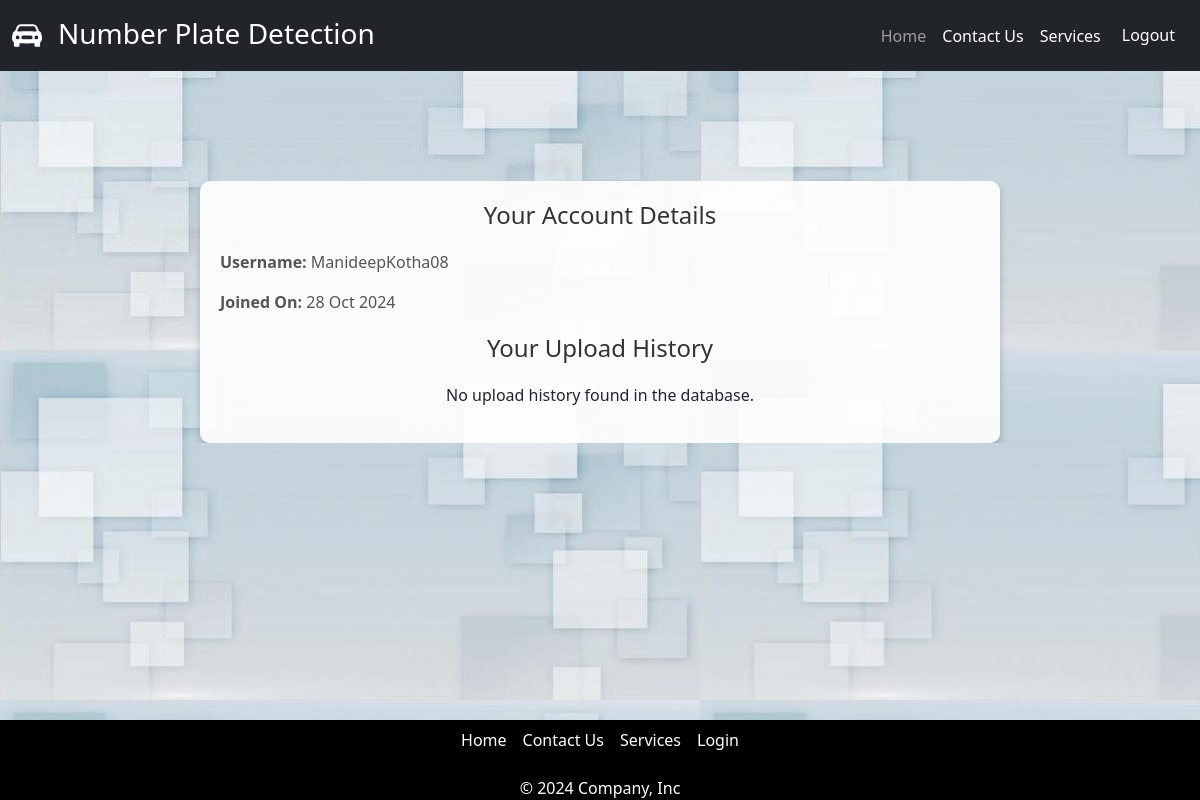
The page /user-details/ (signed in) on the database as committed earlier.
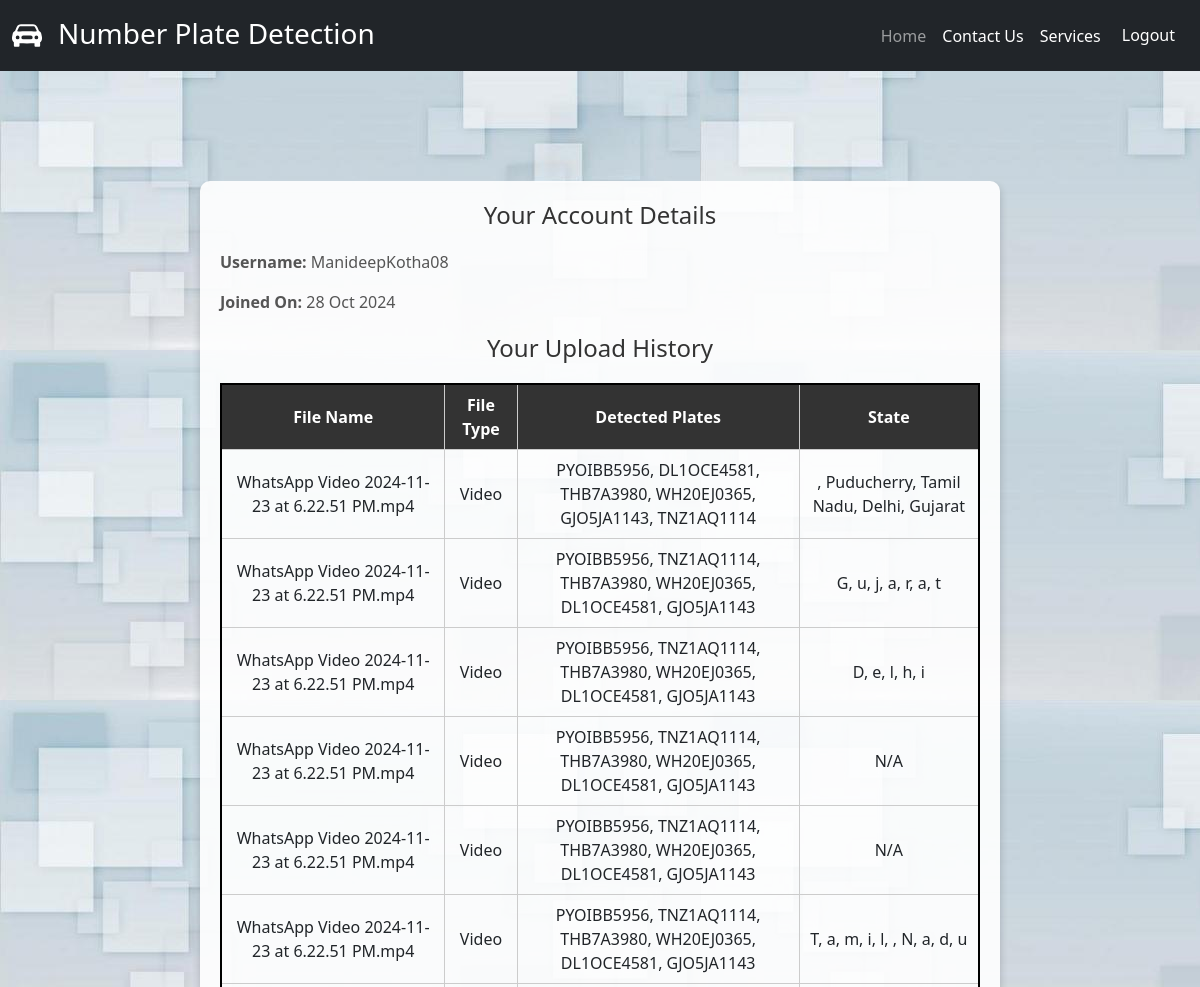
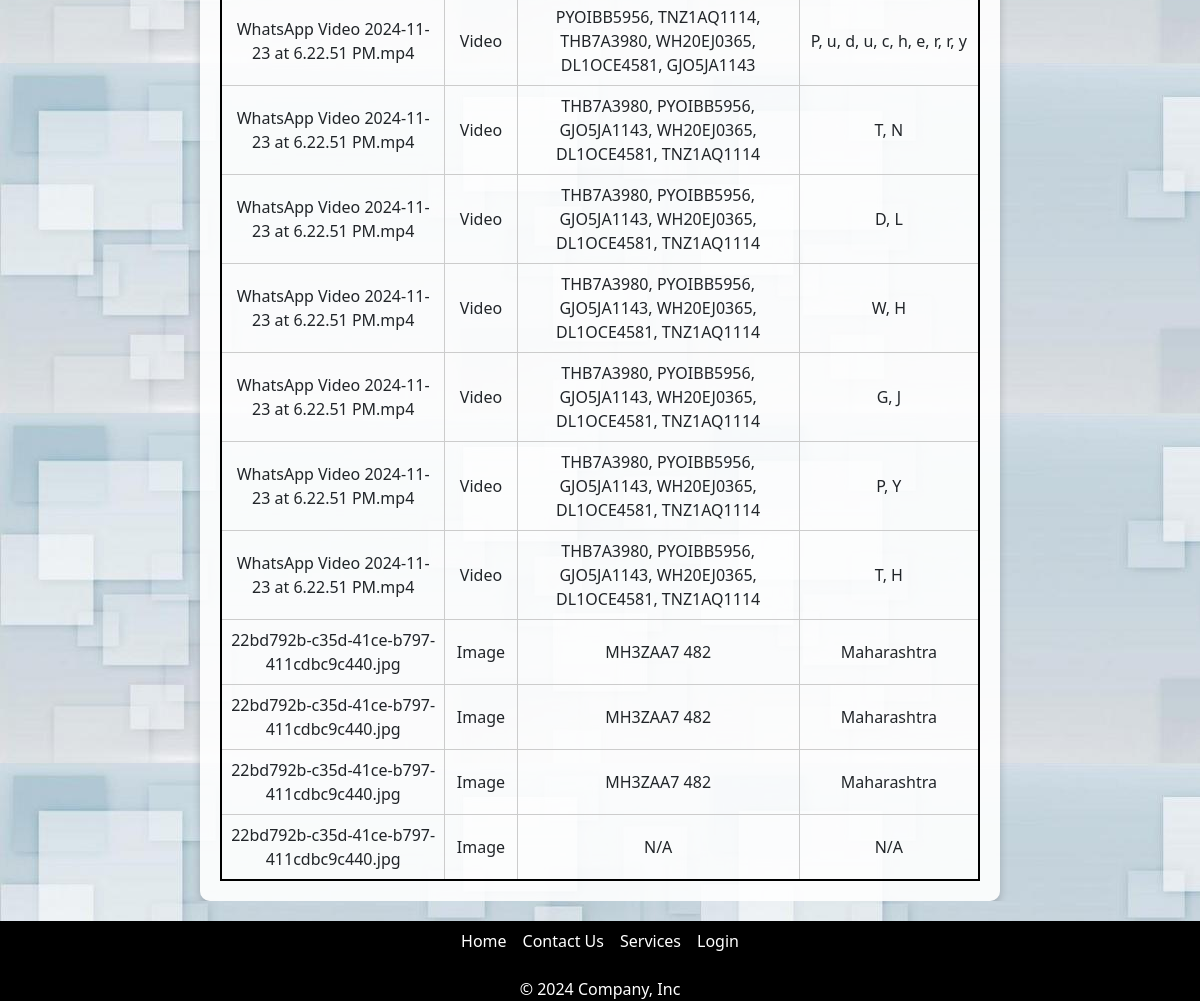
The same page on the database as committed later (2 pictures, top to bottom).
### detection/models.py (models this page shows, shortened)
class UploadHistory(models.Model):
    user = models.ForeignKey(User, on_delete=models.CASCADE)
    file_name = models.CharField(max_length=255)
    file_type = models.CharField(max_length=50)
    upload_date = models.DateTimeField(auto_now_add=True)
    detected_plate_numbers = models.TextField()  # Add this if not present
    detected_states = models.TextField()        # For state info (optional)

### detection/views.py (the view)
# urls.py: path('user-details/',views.account_details_view,name='account_details')
def account_details_view(request):
    if not request.user.is_authenticated:
        messages.error(request, "You need to log in to upload images.")
        return redirect('login')
    user = request.user
    upload_history = UploadHistory.objects.filter(user=user).order_by('-upload_date')
    return render(request, 'detection/user_details.html', {
        'user': user,
        'upload_history': upload_history
    })

### detection/templates/detection/user_details.html (shortened to what this page needs)
{% extends 'base.html' %} {%load static%} {% block content %} {% load tz %}
<div class="upload-container">
  <div class="upload-box">
    <h1>Your Account Details</h1>
    <div class="user-details">
      <p><strong>Username:</strong> {{ user.username }}</p>
      <p><strong>Joined On:</strong> {{ user.date_joined|date:"d M Y" }}</p>
    </div>
    <h2>Your Upload History</h2>
    {% if upload_history %} {% load tz %}
    <table>
      <thead>
        <tr>
          <th>File Name</th>
          <th>File Type</th>
          <th>Detected Plates</th>
          <th>State</th>
        </tr>
      </thead>
      <tbody>
        {% for upload in upload_history %}
        <tr>
          <td>{{ upload.file_name }}</td>
          <td>{{ upload.file_type }}</td>
          <td>{{ upload.detected_plate_numbers|default:"N/A" }}</td>
          <td>{{ upload.detected_states|default:"N/A" }}</td>
        </tr>
        {% empty %}
        <tr>
          <td colspan="5">No search history available.</td>
        </tr>
        {% endfor %}
      </tbody>
    </table>
    {% else %}
    <p>No upload history found in the database.</p>
    {% endif %}
  </div>
</div>
{% endblock %}

### detection/templates/base.html (shortened to what this page needs)
{% load static %}
<!DOCTYPE html>
<html lang="en">
  <head>
    {% load bootstrap5 %} {% bootstrap_css %} {% bootstrap_javascript %}
  </head>
  <body>
    <nav class="navbar navbar-expand-lg bg-dark navbar-dark">
      <div class="container-fluid">
        <a class="navbar-brand" href="http://127.0.0.1:8000">
        </a>
        <h3 class="Plate">Number Plate Detection</h3>
        <div class="collapse navbar-collapse" id="navbarNav">
          <ul class="navbar-nav ms-auto">
            <li class="nav-item">
              <a
                class="nav-link"
                aria-current="page"
                href="http://127.0.0.1:8000"
              >
                Home
              </a>
            </li>
            <li class="nav-item">
              <a class="nav-link active" href="http://127.0.0.1:8000/contactme/"
                >Contact Us</a
              >
            </li>
            <li class="nav-item">
              <a class="nav-link active" href="http://127.0.0.1:8000/services/"
                >Services</a
              >
            </li>
            <li class="nav-item">
              {% if user.is_authenticated %}
              <a href="{% url 'logout' %}" class="btn logout-btn">Logout</a>
              {% else %}
              <a href="{% url 'login' %}" class="btn login-btn">Login</a>
              {% endif %}
            </li>
          </ul>
        </div>
      </div>
    </nav>
    <main class="main-content">
      {% block content %}{% endblock %}
    </main>
    <div>
      <footer>
        <ul class="nav justify-content-center pb-3 mb-0">
          <li class="nav-item">
            <a
              href="http://127.0.0.1:8000"
              class="nav-link px-2 footer text-white"
              >Home</a
            >
          </li>
          <li class="nav-item">
            <a
              href="http://127.0.0.1:8000/contactme/"
              class="nav-link px-2 footer text-white"
              >Contact Us</a
            >
          </li>
          <li class="nav-item">
            <a
              href="http://127.0.0.1:8000/services/"
              class="nav-link px-2 footer text-white"
              >Services</a
            >
          </li>
          <li class="nav-item">
            <a
              href="http://127.0.0.1:8000/login/"
              class="nav-link px-2 footer text-white"
              >Login</a
            >
          </li>
        </ul>
        <p class="text-center text-white m-0">© 2024 Company, Inc</p>
      </footer>
    </div>
  </body>
</html>

### detection/templates/detection/user_details.html (style rules this page uses)
.upload-container { display: flex; align-items: center; justify-content: center; height: auto; margin: 100px 0px; overflow: auto; }
.upload-box { background-color: rgba(255, 255, 255, 0.9); width: 110%; max-width: 800px; padding: 20px; border-radius: 10px; box-shadow: 0 4px 8px rgba(0, 0, 0, 0.2); text-align: center; }
h1, h2 { font-size: 24px; margin-bottom: 20px; color: #333; }
.user-details { margin-bottom: 20px; text-align: left; font-size: 16px; color: #555; }
table { width: 100%; border-collapse: collapse; margin-top: 20px; }
th, td { border: 1px solid #ccc; text-align: center; padding: 8px; }
th { background-color: #333; color: white; }

Rows that differ between the two databases and show on the page:
added UploadHistory: file_name "WhatsApp Video 2024-11-23 at 6.22.51 PM.mp4", file_type "Video", detected_plate_numbers "PYOIBB5956, DL1OCE4581, THB7A3980, WH20EJ0365, GJO5JA1143, TNZ1AQ1114", detected_states ", Puducherry, Tamil Nadu, Delhi, Gujarat"
added UploadHistory: file_name "WhatsApp Video 2024-11-23 at 6.22.51 PM.mp4", file_type "Video", detected_plate_numbers "PYOIBB5956, TNZ1AQ1114, THB7A3980, WH20EJ0365, DL1OCE4581, GJO5JA1143", detected_states "G, u, j, a, r, a, t"
added UploadHistory: file_name "WhatsApp Video 2024-11-23 at 6.22.51 PM.mp4", file_type "Video", detected_plate_numbers "PYOIBB5956, TNZ1AQ1114, THB7A3980, WH20EJ0365, DL1OCE4581, GJO5JA1143", detected_states "D, e, l, h, i"
added UploadHistory: file_name "WhatsApp Video 2024-11-23 at 6.22.51 PM.mp4", file_type "Video", detected_plate_numbers "PYOIBB5956, TNZ1AQ1114, THB7A3980, WH20EJ0365, DL1OCE4581, GJO5JA1143", detected_states "N/A"
added UploadHistory: file_name "WhatsApp Video 2024-11-23 at 6.22.51 PM.mp4", file_type "Video", detected_plate_numbers "PYOIBB5956, TNZ1AQ1114, THB7A3980, WH20EJ0365, DL1OCE4581, GJO5JA1143", detected_states "N/A"
added UploadHistory: file_name "WhatsApp Video 2024-11-23 at 6.22.51 PM.mp4", file_type "Video", detected_plate_numbers "PYOIBB5956, TNZ1AQ1114, THB7A3980, WH20EJ0365, DL1OCE4581, GJO5JA1143", detected_states "T, a, m, i, l, , N, a, d, u"
added UploadHistory: file_name "WhatsApp Video 2024-11-23 at 6.22.51 PM.mp4", file_type "Video", detected_plate_numbers "PYOIBB5956, TNZ1AQ1114, THB7A3980, WH20EJ0365, DL1OCE4581, GJO5JA1143", detected_states "P, u, d, u, c, h, e, r, r, y"
added UploadHistory: file_name "WhatsApp Video 2024-11-23 at 6.22.51 PM.mp4", file_type "Video", detected_plate_numbers "THB7A3980, PYOIBB5956, GJO5JA1143, WH20EJ0365, DL1OCE4581, TNZ1AQ1114", detected_states "T, N"
added UploadHistory: file_name "WhatsApp Video 2024-11-23 at 6.22.51 PM.mp4", file_type "Video", detected_plate_numbers "THB7A3980, PYOIBB5956, GJO5JA1143, WH20EJ0365, DL1OCE4581, TNZ1AQ1114", detected_states "D, L"
added UploadHistory: file_name "WhatsApp Video 2024-11-23 at 6.22.51 PM.mp4", file_type "Video", detected_plate_numbers "THB7A3980, PYOIBB5956, GJO5JA1143, WH20EJ0365, DL1OCE4581, TNZ1AQ1114", detected_states "W, H"
added UploadHistory: file_name "WhatsApp Video 2024-11-23 at 6.22.51 PM.mp4", file_type "Video", detected_plate_numbers "THB7A3980, PYOIBB5956, GJO5JA1143, WH20EJ0365, DL1OCE4581, TNZ1AQ1114", detected_states "G, J"
added UploadHistory: file_name "WhatsApp Video 2024-11-23 at 6.22.51 PM.mp4", file_type "Video", detected_plate_numbers "THB7A3980, PYOIBB5956, GJO5JA1143, WH20EJ0365, DL1OCE4581, TNZ1AQ1114", detected_states "P, Y"
added UploadHistory: file_name "WhatsApp Video 2024-11-23 at 6.22.51 PM.mp4", file_type "Video", detected_plate_numbers "THB7A3980, PYOIBB5956, GJO5JA1143, WH20EJ0365, DL1OCE4581, TNZ1AQ1114", detected_states "T, H"
added UploadHistory: file_name "22bd792b-c35d-41ce-b797-411cdbc9c440.jpg", file_type "Image", detected_plate_numbers "MH3ZAA7 482", detected_states "Maharashtra"
added UploadHistory: file_name "22bd792b-c35d-41ce-b797-411cdbc9c440.jpg", file_type "Image", detected_plate_numbers "MH3ZAA7 482", detected_states "Maharashtra"
added UploadHistory: file_name "22bd792b-c35d-41ce-b797-411cdbc9c440.jpg", file_type "Image", detected_plate_numbers "MH3ZAA7 482", detected_states "Maharashtra"
added UploadHistory: file_name "22bd792b-c35d-41ce-b797-411cdbc9c440.jpg", file_type "Image", detected_plate_numbers "N/A", detected_states "N/A"
Other text that changed with them:
text no longer shown: "No upload history found in the database."
text now shown: "File Name File Type Detected Plates State"
